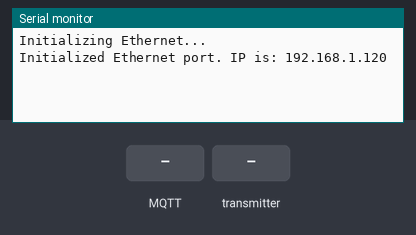
The sketch below on a simulated Arduino Uno, built with avr-gcc and run on an emulated ATmega328P. Shown: the last lines printed to the serial monitor. The test bench sets the inputs (shaded band). No radio packets arrive unless stated; no MQTT or app messages arrive unless stated.

Above: at 1.2 s.
1.3 s: MQTT message "/" arrives on the first subscribed topic
At 1.9 s:
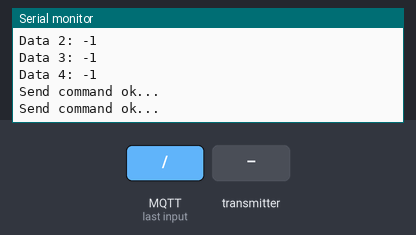
2.8 s: the transmitter starts sending msgType = 0
At 3.6 s:
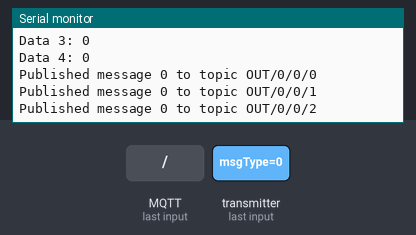
4.3 s: the transmitter starts sending deviceType = 64
7.3 s: the transmitter starts sending data.0 = 256
10.3 s: the transmitter starts sending deviceID = 64
At 11.2 s:
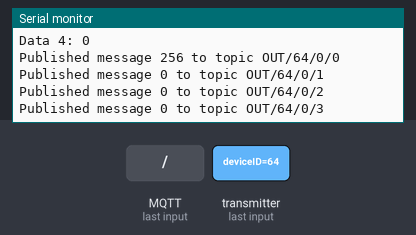
13.3 s: MQTT message "5" arrives on the first subscribed topic
Timing chart, 0 to 15.9 s (numbered marks = the images above; inputs shaded):
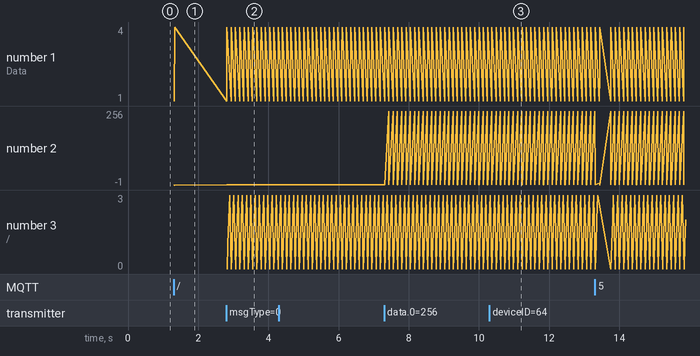

The sketch:

Gateway.ino
```cpp
/**
 * Gateway Control Sample Code
 *
 * This is a gateway server code to communicate with client devices
 */
#include <SD.h>
#include <SPI.h>
#include <PubSubClient.h>
#include <Ethernet.h>
#include "nRF24L01.h"
#include "RF24.h"
#include "printf.h"
#include "smarthome.h"

/////////////// Define //////////////////////////////////
#define MQTT_SERVER "192.168.1.110"
#define MQTT_CLIENTID "arduinoClient0910"
#define MQTT_TOPIC "IN/+/+/+"
#define SEND_REPEAT 2
#define MAX_BUTTON    12
#define PIN_VT             3
#define PIN_D0             5
#define PIN_D1             6
#define PIN_D2             7
#define PIN_D3             8

////////////// Declare Function /////////////////////////
void SendCommand(message m);
void ProcessMessage(message m);
void callback(char* topic, byte* payload, unsigned int length);


// Set up nRF24L01 radio on SPI bus plus pins 9 & 10
RF24 radio(7,8);
//RF24 radio(48,49);      // Use for atmega 2560


////////////// Declare global variable //////////////////
uint64_t lastCheckTime;              // Last time point to check clients connect or disconnect with system.
uint8_t D0, D1, D2, D3;          // storage for data states from RF remote
bool stopFlag = false;

uint8_t mac[] = { 0xDE, 0xAD, 0xBE, 0xEF, 0xFE, 0xED };
byte server[] = { 192, 168, 1, 110 };
byte ip[]     = { 192, 168, 1, 120 };
EthernetClient ethClient;
PubSubClient client(server, 1883, callback, ethClient);

void setup(void)
{
  Serial.begin(57600);
  printf_begin();

  // Initial Remote Function
  // setup the R06A decoder connections
  pinMode(PIN_D0, INPUT);
  pinMode(PIN_D1, INPUT);
  pinMode(PIN_D2, INPUT);
  pinMode(PIN_D3, INPUT);
  pinMode(PIN_VT, INPUT);
  //stopFlag = false;

  // start the Ethernet connection and the server:
  printf("\nInitializing Ethernet...");

  Ethernet.begin(mac, ip);
  printf("\nInitialized Ethernet port. IP is: ");
  Serial.println(Ethernet.localIP());

  if (client.connect(MQTT_CLIENTID)) {
    // subscribe to topic with pattern IN/DeviceID/MessageType/DataIndex
    client.subscribe(MQTT_TOPIC);
  } else {
    printf("\nCannot connect to MQTT broker");
    return;
  }

  //
  // Setup and configure rf radio
  //

  radio.begin();

  // Optionally, increase the delay between retries & # of retries
  radio.setRetries(15, 15);

  // Optionally, reduce the payload size.  seems to
  // Improve reliability
  radio.setPayloadSize( sizeof(struct message) );

  radio.setChannel(0x4c);
  radio.setPALevel(RF24_PA_MAX);
  radio.setDataRate(RF24_250KBPS);
  radio.setAutoAck(0);

  // Open pipes to other nodes for communication
  radio.openWritingPipe(CLIENT_PIPE);
  radio.openReadingPipe(1, GATEWAY_PIPE);

  // Start listening
  radio.startListening();

  // Dump the configuration of the rf unit for debugging
  radio.printDetails();
}

//**** loop Function ****
// This function is used to get request from user and receive a message from client
void loop(void)
{
  //////////////////////////////////////////////////////////
  // Get request from User with Serial Interface
  //////////////////////////////////////////////////////////

  //////////////////////////////////////////////////////////
  // Connect to MQTT broker if not connected or disconnected
  //////////////////////////////////////////////////////////
  if (!client.connected()) {
      if (client.connect(MQTT_CLIENTID)) {
        // subscribe to topic with pattern IN/DeviceID/MessageType/DataIndex
        client.subscribe(MQTT_TOPIC);
        printf("\nConnected and subscribed topic to MQTT broker");
      } else {
        printf("\nCannot connect to MQTT broker");
        return;
      }
  }
  client.loop();
  //////////////////////////////////////////////////////////////////
  // Get message from client
  //////////////////////////////////////////////////////////////////
  if(radio.available())
  {
    printf("\nRF24 message coming");
    // Read message
    message msg;
    bool done = false;
    while (!done)
    {
      // Fetch the payload, and see if this was the last one.
      done = radio.read( &msg, sizeof(struct message) );
    }
    // Analyze message
    ProcessMessage(msg);
  }

  return;
  //////////////////////////////////////////////////////////////////
  // Remote Function
  //////////////////////////////////////////////////////////////////
  // Read status pin VT of receive module
  if (digitalRead(PIN_VT) && !stopFlag)
  {
    /*
    Remote button map
      button 1 : D0
      button 2 : D1
      button 3 : D0,D1
      button 4 : D2
      button 5 : D0,D2
      button 6 : D1,D2
      button 7 : D0,D1,D2
      button 8 : D3
      button 9 : D0,D3
      button 10: D1,D3
      button 11: D0,D1,D3
      button 12: D2,D3
    */
    D0 = digitalRead(PIN_D0);
    D1 = digitalRead(PIN_D1);
    D2 = digitalRead(PIN_D2);
    D3 = digitalRead(PIN_D3);
    stopFlag = true;
    uint8_t remoteButton = D0 | (D1 << 1) | (D2 << 2) | (D3 << 3);
    printf("\nButton pressed: %d", remoteButton);
    if((remoteButton > 0) && (remoteButton < 13))
    {
      //TODO: handle remote button here
    }
  }
  else if (!digitalRead(PIN_VT) && stopFlag)
  {
    stopFlag = false;
  }
}


void SendCommand(message msg)
{
  printf("\nMsg size: %d", sizeof(struct message));
  printf("\nMsg Type type: %d", msg.msgType);
  printf("\nDevice ID: %d", msg.deviceID);
  printf("\nDevice type: %d", msg.deviceType);
  printf("\nData 1: %d", msg.data[0]);
  printf("\nData 2: %d", msg.data[1]);
  printf("\nData 3: %d", msg.data[2]);
  printf("\nData 4: %d", msg.data[3]);
  printf("\n\n");


  // Stop listening so we can talk
  radio.stopListening();
  radio.openWritingPipe(CLIENT_PIPE+msg.deviceID);
  for (int i=0; i<SEND_REPEAT; i++) {
    bool ok = radio.write( &msg, sizeof(struct message));
    if (ok)
      printf("\nSend command ok...");
    else
      printf("\nSend command failed.");
    delay(150);
  }
  // Now, resume listening so we catch the next packets.
  radio.startListening();
}

//**** ProcessMessage Function ****
// This function is used to analyze received message and give a compatible respond
void ProcessMessage(message m)
{
  printf("\nMsg size: %d", sizeof(struct message));
  printf("\nMsg Type type: %d", m.msgType);
  printf("\nDevice ID: %d", m.deviceID);
  printf("\nDevice type: %d", m.deviceType);
  printf("\nData 1: %d", m.data[0]);
  printf("\nData 2: %d", m.data[1]);
  printf("\nData 3: %d", m.data[2]);
  printf("\nData 4: %d", m.data[3]);
  printf("\n\n");

  // parse the RF24 message and publish as MQTT message
  for(int i=0; i<sizeof(m.data)/sizeof(m.data[0]); i++) {
    char topic[50];
    char msg[50];
    sprintf(topic, "OUT/%d/%d/%d", m.deviceID, m.msgType, i);
    sprintf(msg, "%d", m.data[i]);
    client.publish(topic, msg);
    printf("\nPublished message %s to topic %s", msg, topic);
    delay(25);
  }
}

// handles MQTT message arrived on subscribed topic
void callback(char* topic, byte* payload, unsigned int length) {
  char msgBuffer[50];
  int i = 0;
  Serial.println("\n\nMQTT message arrived.  Topic: " + String(topic));
  Serial.println("Length: " + String(length, DEC));

  String topicString = String(topic);

  // create character buffer with ending null terminator (string)
  for(i=0; i<length; i++) {
    msgBuffer[i] = payload[i];
  }
  msgBuffer[i] = '\0';

  String msgString = String(msgBuffer);

  Serial.println("Payload: " + msgString);

  // Parse topic. Topic should has pattern like IN/DeviceID/MsgType/DataIndex
  message m;
  int index1 = topicString.indexOf("/");
  int index2 = topicString.indexOf("/", index1+1);
  int index3 = topicString.indexOf("/", index2+1);

  m.deviceID = topicString.substring(index1+1, index2).toInt();
  m.msgType = topicString.substring(index2+1, index3).toInt();
  int dataIndex = topicString.substring(index3+1).toInt();
  m.deviceType = 0; // Device Type field not used for now
  for(i=0; i<sizeof(m.data)/sizeof(m.data[0]); i++) {
    m.data[i] = -1;
  }
  m.data[dataIndex] = msgString.toInt();
  SendCommand(m);
}
```

printf.h
```cpp
// (licence header left out)
/**
 * @file printf.h
 *
 * Setup necessary to direct stdout to the Arduino Serial library, which
 * enables 'printf'
 */

#ifndef __PRINTF_H__
#define __PRINTF_H__

#ifdef ARDUINO

int serial_putc( char c, FILE * )
{
  Serial.write( c );

  return c;
}

void printf_begin(void)
{
  fdevopen( &serial_putc, 0 );
}

#else
#error This example is only for use on Arduino.
#endif // ARDUINO

#endif // __PRINTF_H__
```

smarthome.h
```cpp
/**
 * File: smarthome.h
 *
 * Description: define command, pipe address, structure use in smarhome system
 *
 */

#ifndef __SMARTHOME_H__
#define __SMARTHOME_H__

////////////////// COMMON DEFINE ///////////////////////////////////
#define ON                        1
#define OFF                       0
#define GATEWAY_ID                0x0
#define BROADCAST_ID              0xff


////////////////// PIPE ADDRESS ////////////////////////////////////
#define GATEWAY_PIPE              0xF0F0F0F0A0LL
#define CLIENT_PIPE               0xF0F0F0F0B0LL


////////////////// COMMNUNICATION COMMAND //////////////////////////
enum message_type
{
	MSG_Register = 1, //Register message, sent when client boots up
	/*Update message sent to gateway when client status changed, 4 data int used for relay status
	  With sensor, only 1 or 2 data int used
	  With door lock, only 1 data int used for open or locked status
	*/
	MSG_Update,
	/*
	  Require Update message sent by gateway when booting up.
	  When received this, client must send its status to GW
	*/
	MSG_RequireUpdate,
	/*
	  Change Status message, sent from gateway to client to ask for changing status
	  With switch board or PIR, first byte is relay to turn on or off (1-4), second int is 0 (OFF) or 1 (ON)
	  With door lock, first int is used, either 0 (LOCKED) or 1 (OPEN)

	*/
	MSG_ChangeStatus,

        /*
	  Send setting message, sent from gateway to client to ask for changing setting values
	  For example, with PIR, first byte is cds threshold (0-255), second int is PIR delay (0-200)
	*/
	MSG_SendSettings

};


////////////////// DEVICE TYPE ///////////////////////////////////
enum device_type
{
  device_switchboard = 10,
  device_pirswitch = 20,
  device_tempsensor = 51,
  device_soilsensor = 52,
  device_gassensor = 53,
  device_pirsensor = 55,
  device_lockdoor = 60
};


////////////////// STRUCTURE ///////////////////////////////////////
// Message Structure
typedef struct message
{
  uint8_t msgType;
  uint8_t deviceType;
  uint8_t deviceID;
  uint16_t data[4];
};

#endif // __PRINTF_H__
```

Measured:
- after the input at 1.3 s, the serial monitor: prints a new line at once (image 1)
- after the input at 2.8 s, the serial monitor: prints a new line at once (image 2)
- after the input at 10.3 s, the serial monitor: prints a new line after 0.06 s (image 3)
